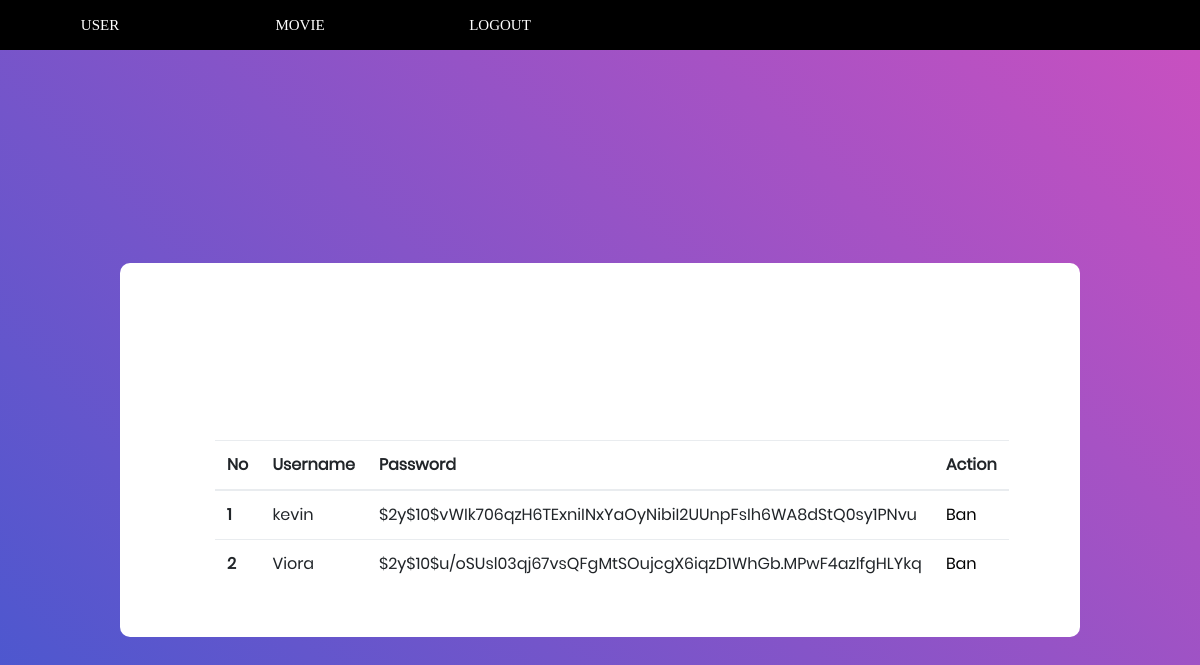
The app's page /adminuser.php (signed in), older data.
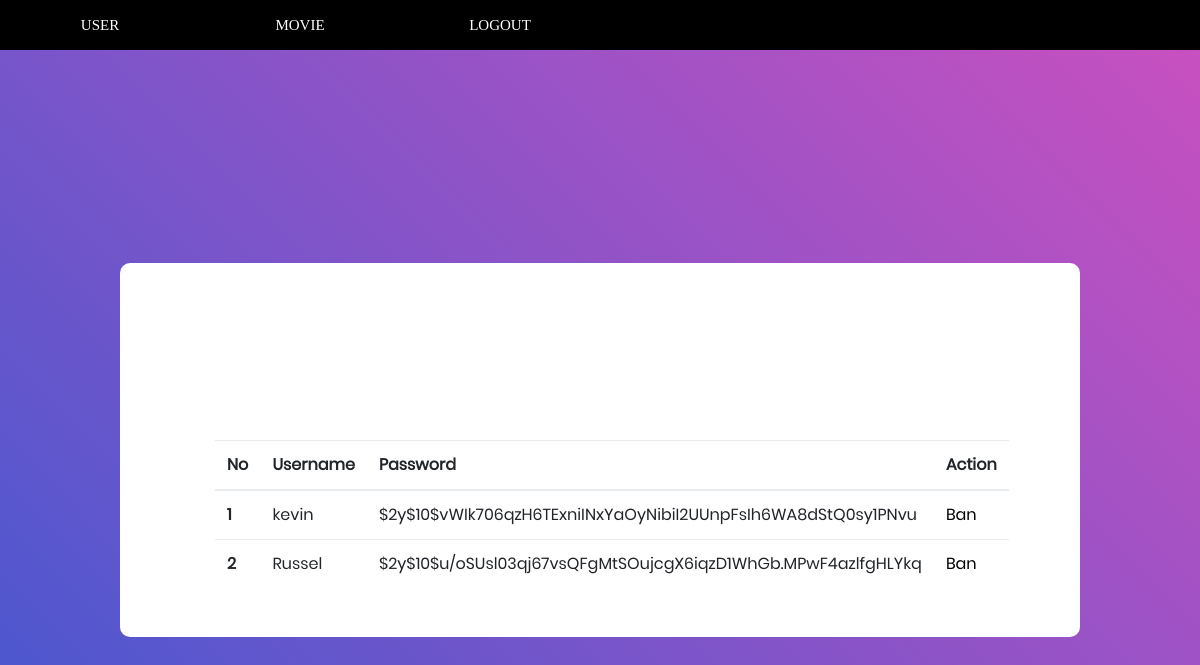
The same page, newer data.
### tables this page shows
CREATE TABLE `user` (
  `username` varchar(255) NOT NULL,
  `fullname` varchar(255) NOT NULL,
  `password` varchar(255) NOT NULL,
  `email` varchar(552) NOT NULL,
  `role` int(1) NOT NULL,
  `status` int(10) NOT NULL
);

### adminuser.php (the view, shortened to what this page needs)
<?php
$db = new Connection;
$conn = $db->getConnection();
$user = $conn->query("select * from user")->fetch_all(MYSQLI_ASSOC);
?>
<!DOCTYPE html>
<html lang="en">
<head>
    <link rel="stylesheet" type="text/css" href="vendor/bootstrap/css/bootstrap.min.css">
    <link rel="stylesheet" type="text/css" href="fonts/font-awesome-4.7.0/css/font-awesome.min.css">
    <link rel="stylesheet" type="text/css" href="vendor/animate/animate.css">
    <link rel="stylesheet" type="text/css" href="vendor/css-hamburgers/hamburgers.min.css">
    <link rel="stylesheet" type="text/css" href="vendor/select2/select2.min.css">
    <link rel="stylesheet" type="text/css" href="css/util.css">
    <link rel="stylesheet" type="text/css" href="css/main.css">
</head>
<body>
    <div class="limiter">
        <form method="post">
            <div class="menuBar" style="display: flex;background-color: black;">
                <button class="login100-form-btn" name="user" style="width: 200px; background-color:black ;">
                    User
                </button>
                <button class="login100-form-btn" name="movie" style="width: 200px; background-color:black">
                    Movie
                </button>
                <button class="login100-form-btn" name="logout" style="width: 200px; background-color:black"">
                    Logout
            </button>
            </form>
        </div>
        <div class=" container-login100">
                    <div class="wrap-login100">
                        <form class="login100-form validate-form" method="POST">
                            <table class="table">
                                <thead>
                                    <tr>
                                        <th scope="col">No</th>
                                        <th scope="col">Username</th>
                                        <th scope="col">Password</th>
                                        <th scope="col">Action</th>
                                    </tr>
                                </thead>
                                <tbody>
                                    <?php
                                    $ctr = 1;
                                    $user = $conn->query("select * from user")->fetch_all(MYSQLI_ASSOC);
                                    foreach ($user as $value) {
                                        if ($value['role'] == 2 || $value['role'] == 3) {
                                    ?>
                                            <tr>
                                                <th scope="row"><?= $ctr ?></th>
                                                <td><?= $value['username'] ?></td>
                                                <td><?= $value['password'] ?></td>
                                                <td><button name='ban<?= $ctr ?>'>Ban</button></td>
                                            </tr>
                                    <?php
                                            $ctr++;
                                        }
                                    }
                                    ?>
                                </tbody>
                            </table>
                        </form>
                    </div>
            </div>
</body>
</html>

### css/main.css (style rules this page uses)
* { margin: 0px; padding: 0px; box-sizing: border-box; }
body, html { height: 100%; font-family: Poppins-Regular, sans-serif; }
button { outline: none !important; border: none; background: transparent; }
.limiter { width: 100%; margin: 0 auto; }
.container-login100 { width: 100%; min-height: 100vh; display: -webkit-box; display: -webkit-flex; display: -moz-box; display: -ms-flexbox; display: flex; flex-wrap: wrap; justify-content: center; align-items: center; padding: 15px; background: #9053c7; background: -webkit-linear-gradient(-135deg, #c850c0, #4158d0); background: -o-linear-gradient(-135deg, #c850c0, #4158d0); background: -moz-linear-gradient(-135deg, #c850c0, #4158d0); background: linear-gradient(-135deg, #c850c0, #4158d0); }
.wrap-login100 { width: 960px; background: #fff; border-radius: 10px; overflow: hidden; display: -webkit-box; display: -webkit-flex; display: -moz-box; display: -ms-flexbox; display: flex; flex-wrap: wrap; justify-content: space-between; padding: 177px 130px 33px 95px; }
.login100-form { width: 290px; }
.login100-form-btn { font-family: Montserrat-Bold; font-size: 15px; line-height: 1.5; color: #fff; text-transform: uppercase; width: 100%; height: 50px; border-radius: 25px; background: #57b846; display: -webkit-box; display: -webkit-flex; display: -moz-box; display: -ms-flexbox; display: flex; justify-content: center; align-items: center; padding: 0 25px; -webkit-transition: all 0.4s; -o-transition: all 0.4s; -moz-transition: all 0.4s; transition: all 0.4s; }

Row changes from the older to the newer data that the page shows:
removed user: username "Viora", password "$2y$10$u/oSUsl03qj67vsQFgMtSOujcgX6iqzD1WhGb.MPwF4azlfgHLYkq"
added user: username "Russel", password "$2y$10$u/oSUsl03qj67vsQFgMtSOujcgX6iqzD1WhGb.MPwF4azlfgHLYkq"
